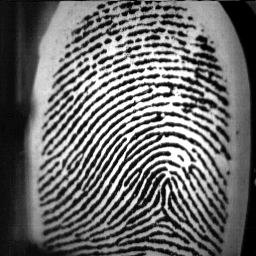
#> input picture fingerprints/result/1_5.bmp, 256 x 256 px
$ python main_function.py
#> lines starting #> are read from the running program, lines starting #| are printed output that depends on the picture

import cv2 as cv
import os

# fingerprints file directory
filepath = "fingerprints/result"

# read single sample of fingerprint file
sample = cv.imread(f"{filepath}/1_5.bmp")
#> sample is the input picture: shape (256, 256, 3); min 0, max 255, mean 107.4

# list of all fingerprints filepath
fingerprints = [file for file in os.listdir(filepath)][1:]

# create instance of Scale Invariant Feature Transform (SIFT)
sift = cv.SIFT_create()

# Detect Keypoints in fingerprint and its corresponding descriptor
keypoints_1, descriptor_1 = sift.detectAndCompute(sample, None)
#> keypoints_1 = 1390 keypoints; strongest (x, y, size): (168, 154, 3.4), (150, 68, 2.9), (105, 84, 3.3), (194, 150, 2.6)

scores = {}
best_score = [0]
# iterate over list of fingerprint filepath list
for fingerprint in fingerprints:

    file = f"{filepath}/{fingerprint}"
    filename = fingerprint
    fingerprint = cv.imread(file)
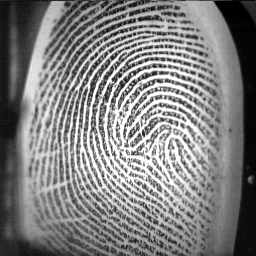
#> input picture fingerprints/result/10_3.bmp, 256 x 256 px
#> fingerprint is the input picture: shape (256, 256, 3); min 0, max 255, mean 128.1
    keypoints_2, descriptor_2 = sift.detectAndCompute(fingerprint, None)
#> keypoints_2 = 2105 keypoints; strongest (x, y, size): (154, 73, 3.1), (127, 102, 2.1), (159, 81, 3), (140, 62, 2.6)

    # Perform Fast Local Approximate Nearest Neighbour (FLANN) calculation between fingerprints
    matches = cv.FlannBasedMatcher({"algorithm": 1, "trees": 10}, {}).knnMatch(descriptor_1, descriptor_2, k=2)
#> matches = 1390 matches

    # create list to store matched points
    match_points = []

    # Compare distance between the matched points
    for p, q in matches:
        if p.distance < 0.1 * q.distance:
            match_points.append(p)
#> after the loop, match_points = []


    keypoints = 0

    # assign keypoints to length of the larger one among the two sets of keypoints
    if len(keypoints_1) <= len(keypoints_2):
        keypoints = len(keypoints_1)
#> keypoints = 1390
    else:
        keypoints = len(keypoints_2)

    # calculate match score and store in scores dictionary
    if len(match_points) / keypoints  * 100 > best_score[-1]:
        scores.clear()
        best_score.append(len(match_points) / keypoints  * 100)
        scores[filename] = best_score[-1]
        image = fingerprint
        kp1 = keypoints_1
        kp2 = keypoints_2
        mp = match_points

# Print fingerprint match
match = list(scores.keys())[0]
#> match = '1_5.bmp'
print(f"Best Match: {match}")
#| Best Match: 1_5.bmp
print(f"Score: {scores[match]}")
#| Score: 100.0

result = cv.drawMatches(sample, kp1, image, kp2, mp, None)
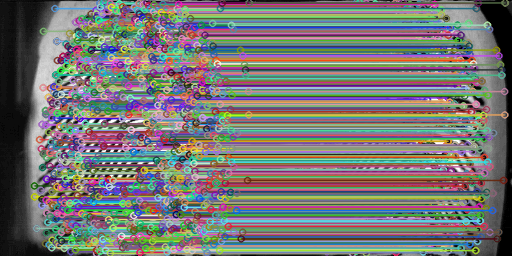
#> result: shape (256, 512, 3); mean B, G, R 115.4, 117.7, 118.2
#result = cv.resize(result, None, fx=4, fy=4)

cv.imshow("Result", result)
cv.waitKey(0)
cv.destroyAllWindows()
